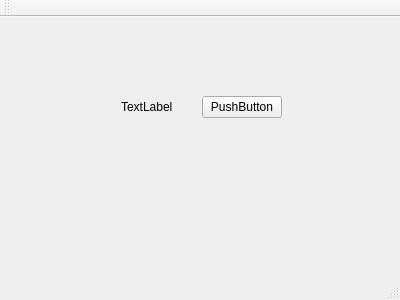
<?xml version="1.0" encoding="UTF-8"?>
<ui version="4.0">
 <class>MainWindow</class>
 <widget class="QMainWindow" name="MainWindow">
  <property name="geometry">
   <rect>
    <x>0</x>
    <y>0</y>
    <width>400</width>
    <height>300</height>
   </rect>
  </property>
  <property name="windowTitle">
   <string>MainWindow</string>
  </property>
  <widget class="QWidget" name="centralWidget">
   <widget class="QWidget" name="verticalLayoutWidget">
    <property name="geometry">
     <rect>
      <x>110</x>
      <y>50</y>
      <width>183</width>
      <height>80</height>
     </rect>
    </property>
    <layout class="QVBoxLayout" name="verticalLayout">
     <item>
      <layout class="QHBoxLayout" name="horizontalLayout">
       <item>
        <widget class="QLabel" name="label">
         <property name="text">
          <string>TextLabel</string>
         </property>
        </widget>
       </item>
       <item>
        <widget class="QPushButton" name="pushButton">
         <property name="text">
          <string>PushButton</string>
         </property>
        </widget>
       </item>
      </layout>
     </item>
    </layout>
   </widget>
  </widget>
  <widget class="QMenuBar" name="menuBar">
   <property name="geometry">
    <rect>
     <x>0</x>
     <y>0</y>
     <width>400</width>
     <height>22</height>
    </rect>
   </property>
  </widget>
  <widget class="QToolBar" name="mainToolBar">
   <attribute name="toolBarArea">
    <enum>TopToolBarArea</enum>
   </attribute>
   <attribute name="toolBarBreak">
    <bool>false</bool>
   </attribute>
  </widget>
  <widget class="QStatusBar" name="statusBar"/>
 </widget>
 <layoutdefault spacing="6" margin="11"/>
 <resources/>
 <connections/>
</ui>
